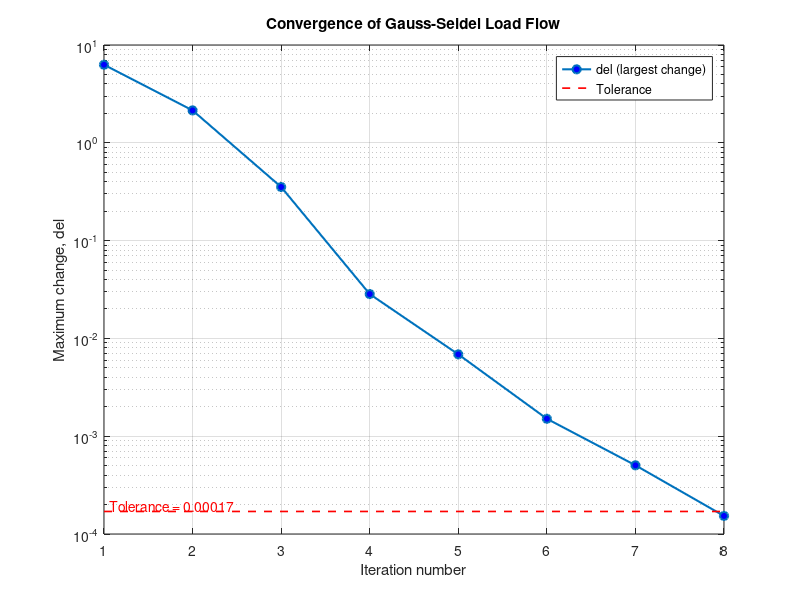
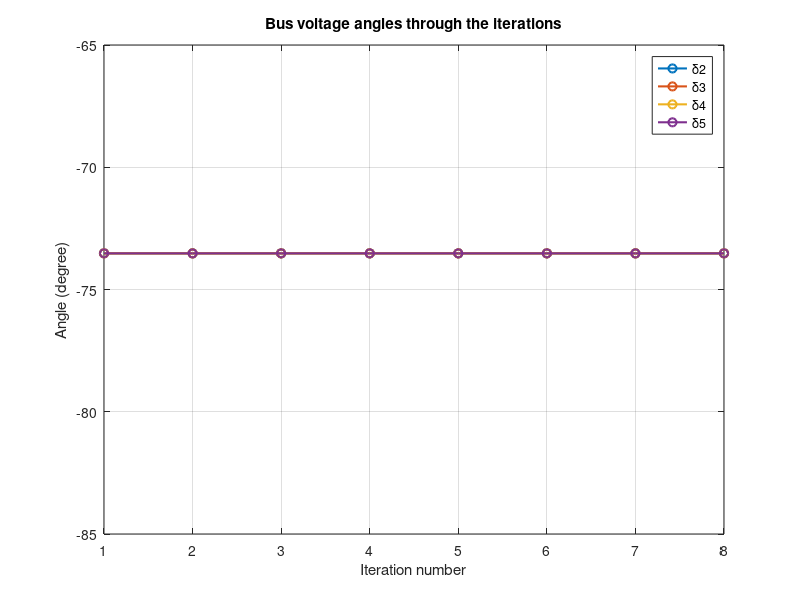

These charts were generated, in order, by the following MATLAB code:
clear; clc; close all;

no_bus=input('Total no of bus is: ')

P = zeros(1,no_bus); Q = zeros(1,no_bus);
V = zeros(1,no_bus); delta = zeros(1,no_bus);

for i = 1:no_bus
 fprintf(sprintf('--- Bus %d ---\n', i));
 P(i) = input(sprintf('P(%d) in pu (type inf if unknown): ', i));
 Q(i) = input(sprintf('Q(%d) in pu (type inf if unknown): ', i));
 V(i) = input(sprintf('V(%d) in pu (type inf if unknown): ', i));
 I(i)
 delta(i) = input(sprintf('delta(%d) in rad (type inf if unknown): ', i));
 end


V(isinf(V)) = 1;
delta(isinf(delta)) = 0;
 Vc = V .* exp(1j*delta); 

 % Safety check:
for i = 2:no_bus
 if isinf(P(i))
 error(['Bus %d: P was entered as inf, but only the slack bus ' ...
'(bus 1) may have an unknown P. Every PV/PQ bus needs a ' ...
 'real P value -- re-run and enter the actual number.'], i);
 end
 end

isPV = isinf(Q);

 %% YBus formation 
Y = zeros(no_bus);
for i = 1:no_bus
 for k = i+1:no_bus
fprintf(sprintf('--- Line %d-%d (type inf,inf if no line) ---\n', i, k));
 r = input(sprintf('R(%d,%d) in pu: ', i, k));
 x = input(sprintf('X(%d,%d) in pu: ', i, k));
 y = 1/(r + 1j*x); 
 Y(i,k) = Y(i,k) - y; Y(k,i) = Y(i,k);
 Y(i,i) = Y(i,i) + y; Y(k,k) = Y(k,k) + y;
 end
 end

 % Safety check:1 line connect
for i = 1:no_bus
 if Y(i,i) == 0
 error(['Bus %d has no connecting line (Y(%d,%d)=0), so its ' ...
 'voltage equation divides by zero. Check the R/X you ' ...
 'entered for every line touching this bus.'], i, i, i);
 end
end

fprintf('\n==================== BUS ADMITTANCE MATRIX (YBus) in pu ====================\n');
fprintf('%8s', '');
for k = 1:no_bus
 fprintf('%22s', sprintf('Bus %d', k));
 end
fprintf('\n');
for i = 1:no_bus
 fprintf('  Bus %d ', i);
 for k = 1:no_bus
 fprintf('   %9.4f %+9.4fj', real(Y(i,k)), imag(Y(i,k)));
 end
 fprintf('\n');
 end
fprintf('=============================================================================\n');
 Ybus = Y 

 %% iteration counter
iter = 0;
del_hist = [];
delta_hist = [];

 %% Gauss-Seidel sweep
del = 1;
while del >= 0.000170
 iter = iter + 1;
 del = 0;
 for i = 2:no_bus
 sum_term = Y(i,:)*Vc.' - Y(i,i)*Vc(i); 

 if isPV(i) 
 Q_new = -imag( conj(Vc(i)) * (Y(i,:)*Vc.') );
 V_new = ( (P(i) - 1j*Q_new)/conj(Vc(i)) - sum_term ) / Y(i,i);
 delta_new = angle(V_new);
 del = max([del, abs(delta_new - delta(i))]);
 delta(i) = delta_new; 
 Q(i) = Q_new;
 else % (PQ bus)
 V_new = ( (P(i) - 1j*Q(i))/conj(Vc(i)) - sum_term ) / Y(i,i);
 V_mag_new = abs(V_new);
 delta_new = angle(V_new);
 del = max([del, abs(V_mag_new - V(i)), abs(delta_new - delta(i))]);
 V(i) = V_mag_new;
 delta(i) = delta_new;
 end
 Vc(i) = V(i) * exp(1j*delta(i)); 
 if ~isfinite(V(i)) || ~isfinite(delta(i))
 error(['Divergence at bus %d, iteration %d (value became ' ...
 'NaN/Inf). Double check the R/X and P/Q/V/delta you ' ...
 'entered -- a stray inf in the wrong field is the ' ...
'usual cause.'], i, iter);
 end
 end
 % iteration's result save
 del_hist(iter) = del;
 delta_hist(iter,:) = delta*180/pi;
 end

 %% slack bus eqn
S1 = Vc(1) * conj( Y(1,:)*Vc.' );
Q(1) = imag(S1);P(1) = real(S1);

fid = fopen('load_flow_result.txt', 'w');
fprintf(fid, 'GAUSS-SEIDEL LOAD FLOW RESULT\n');
fprintf(fid, 'Result found at iteration number: %d\n\n', iter);

fprintf(fid, 'BUS ADMITTANCE MATRIX (YBus) in pu\n');
for i = 1:no_bus
 for k = 1:no_bus
 fprintf(fid, '%9.4f %+9.4fj   ', real(Y(i,k)), imag(Y(i,k)));
 end
 fprintf(fid, '\n');
 end
fprintf(fid, '\n');

 fprintf(fid, 'Bus V(pu) Angle(deg) P(pu) Q(pu)\n');
for i = 1:no_bus
 fprintf(fid, '%3d %8.4f %10.4f %9.4f %9.4f\n', ...
 i, V(i), delta(i)*180/pi, P(i), Q(i));
 end

 fprintf(fid, '\nLINE FLOWS S(i,j) = P(i,j) + jQ(i,j) (pu)\n');
for i = 1:no_bus
 for k = i+1:no_bus
 if Y(i,k) ~= 0
 y_ik = -Y(i,k);
 Sik = Vc(i) * conj( (Vc(i)-Vc(k)) * y_ik );
 Ski = Vc(k) * conj( (Vc(k)-Vc(i)) * y_ik );
 fprintf(fid, '%d -> %d : %9.4f + j%9.4f\n', i, k, real(Sik), imag(Sik));
 fprintf(fid, '%d -> %d : %9.4f + j%9.4f\n', k, i, real(Ski), imag(Ski));
 end
 end
 end

fprintf(fid, '\nITERATION HISTORY (angles in degree)\n');
fprintf(fid, 'Iter');
for i = 2:no_bus
 fprintf(fid, '   delta%d(deg)', i);
 end
fprintf(fid, '   max change (del)\n');
for n = 1:iter
 fprintf(fid, '%3d ', n);
 for i = 2:no_bus
 fprintf(fid, '%14.4f', delta_hist(n,i));
 end
 fprintf(fid, '%18.6f\n', del_hist(n));
 end
fclose(fid);

 fprintf('\nConverged at iteration %d. Results saved to load_flow_result.txt\n', iter);

 %% Convergence graph 
figure;
semilogy(1:iter, del_hist, '-o', 'LineWidth', 1.5, 'MarkerFaceColor', 'b');
hold on;
plot([1 iter], [0.000170 0.000170], 'r--', 'LineWidth', 1.2);
text(1, 0.000170, '  Tolerance = 0.00017', 'Color', 'r', 'VerticalAlignment', 'bottom');
hold off;
grid on;
xlabel('Iteration number');
ylabel('Maximum change, del');
legend('del (largest change)', 'Tolerance', 'Location', 'northeast');
title('Convergence of Gauss-Seidel Load Flow');
set(gca, 'XTick', 1:iter);

 %%  Bus voltage angles vs iterations
figure;
plot(1:iter, delta_hist(:,2:no_bus), '-o', 'LineWidth', 1.5);
grid on;
xlabel('Iteration number');
ylabel('Angle (degree)');
title('Bus voltage angles through the iterations');
legend(arrayfun(@(k) sprintf('\\delta%d', k), 2:no_bus, 'UniformOutput', false), 'Location', 'best');
set(gca, 'XTick', 1:iter);
